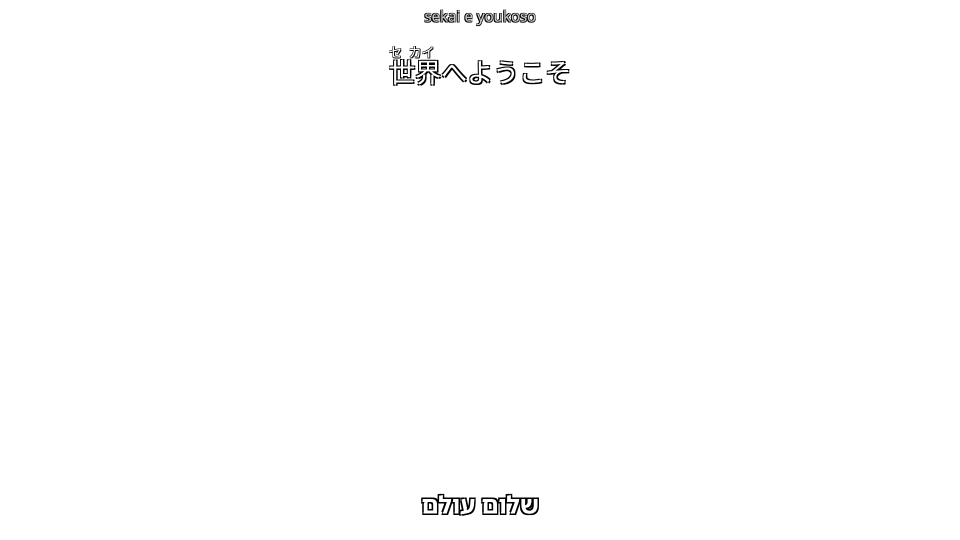
#> input picture spike/pgs-browser/browser.png, 1920 x 1080 px (shown at 1/2 size)
$ python -i ocr.py   (imports and definitions only)
#> lines starting #> are read from the running program, lines starting #| are printed output that depends on the picture
#> further down, picture is the input picture: PIL image 1920x1080 RGBA; mean R, G, B, A 1.1, 1.1, 1.1, 2.4
# app/ocr.py
"""PGS (Presentation Graphic Stream) OCR module.

Parses .sup files extracted from MKV containers, preprocesses subtitle
bitmap images, and runs Tesseract OCR to produce .srt text output.
"""

import os
import struct
from concurrent.futures import ThreadPoolExecutor
from PIL import Image
import pytesseract

# ── BCP-47 → Tesseract language code mapping ────────────────────────────
_TESS_LANG = {
    'ja': 'jpn', 'en': 'eng', 'zh': 'chi_tra', 'zh-hans': 'chi_sim',
    'zh-hant': 'chi_tra', 'zh-cn': 'chi_sim', 'zh-tw': 'chi_tra',
    'yue': 'chi_tra', 'de': 'deu', 'fr': 'fra',
    'es': 'spa', 'it': 'ita', 'pt': 'por', 'ru': 'rus', 'ko': 'kor',
    'th': 'tha', 'ar': 'ara', 'nl': 'nld', 'sv': 'swe', 'da': 'dan',
    'no': 'nor', 'fi': 'fin', 'pl': 'pol', 'cs': 'ces', 'hu': 'hun',
    'ro': 'ron', 'el': 'ell', 'he': 'heb', 'hi': 'hin', 'uk': 'ukr',
    'vi': 'vie',
}

# Also accept 3-letter ISO 639-2 codes that ffprobe metadata provides
_ISO639_TO_TESS = {
    'jpn': 'jpn', 'eng': 'eng', 'chi': 'chi_tra', 'zho': 'chi_tra',
    'deu': 'deu', 'fra': 'fra', 'spa': 'spa', 'ita': 'ita',
    'por': 'por', 'rus': 'rus', 'kor': 'kor', 'tha': 'tha',
    'ara': 'ara', 'nld': 'nld', 'swe': 'swe', 'dan': 'dan',
    'nor': 'nor', 'fin': 'fin', 'pol': 'pol', 'ces': 'ces',
    'hun': 'hun', 'ron': 'ron', 'ell': 'ell', 'heb': 'heb',
    'hin': 'hin', 'ukr': 'ukr', 'vie': 'vie',
}


# [38 lines left out: functions _resolve_tess_lang, _check_tess_lang, not called in this run]


# ── SUP binary parser ───────────────────────────────────────────────────
# PGS segment types
_SEG_PCS = 0x16  # Presentation Composition Segment
_SEG_WDS = 0x17  # Window Definition Segment
_SEG_PDS = 0x14  # Palette Definition Segment
_SEG_ODS = 0x15  # Object Definition Segment
_SEG_END = 0x80  # End of Display Set Segment

_PG_MAGIC = b'PG'


# [218 lines left out: functions _decode_rle, _ycbcr_to_rgb, _parse_sup, not called in this run]


def _preprocess_for_ocr(img: "Image.Image") -> "Image.Image":
    """Preprocess a PGS subtitle image for Tesseract OCR.

    Input: RGBA PIL Image (colored text on transparent background).
    Output: Grayscale image with dark text on white background, padded.
    """
    # Use alpha channel to create mask (text = opaque)
    if img.mode == 'RGBA':
        alpha = img.split()[3]
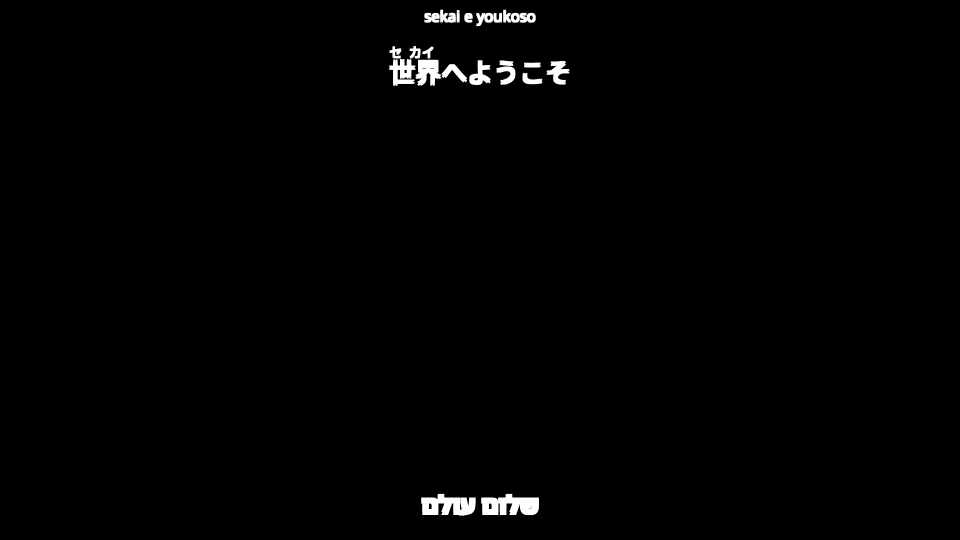
#> alpha: PIL image 1920x1080 L (shown at 1/2 size); min 0, max 255, mean 2.4
    else:
        alpha = img.convert('RGBA').split()[3]

    # Convert to grayscale using the alpha channel
    # Text pixels (high alpha) → dark; background (low alpha) → white
    import numpy as np
    alpha_arr = np.array(alpha, dtype=np.float32)

    # Invert: high alpha (text) → dark, low alpha (bg) → white
    gray_arr = 255 - alpha_arr
    gray_arr = np.clip(gray_arr, 0, 255).astype(np.uint8)
    gray_img = Image.fromarray(gray_arr, mode='L')

    # Add white padding border (~10px) — Tesseract needs whitespace
    pad = 10
    padded = Image.new('L', (gray_img.width + 2 * pad, gray_img.height + 2 * pad), 255)
#> padded: PIL image 1940x1100 L; every value is 255
    padded.paste(gray_img, (pad, pad))

    # Upscale small images — Tesseract works better with larger text
    min_height = 50
    if padded.height < min_height:
        scale = min_height / padded.height
        new_w = int(padded.width * scale)
        new_h = int(padded.height * scale)
        padded = padded.resize((new_w, new_h), Image.LANCZOS)

    return padded


# [124 lines left out: functions _ms_to_srt_time, ocr_pgs_to_srt, _as_completed_iter, not called in this run]

>>> from PIL import Image
>>> picture = Image.open('../../spike/pgs-browser/browser.png')
>>> result = _preprocess_for_ocr(picture)
